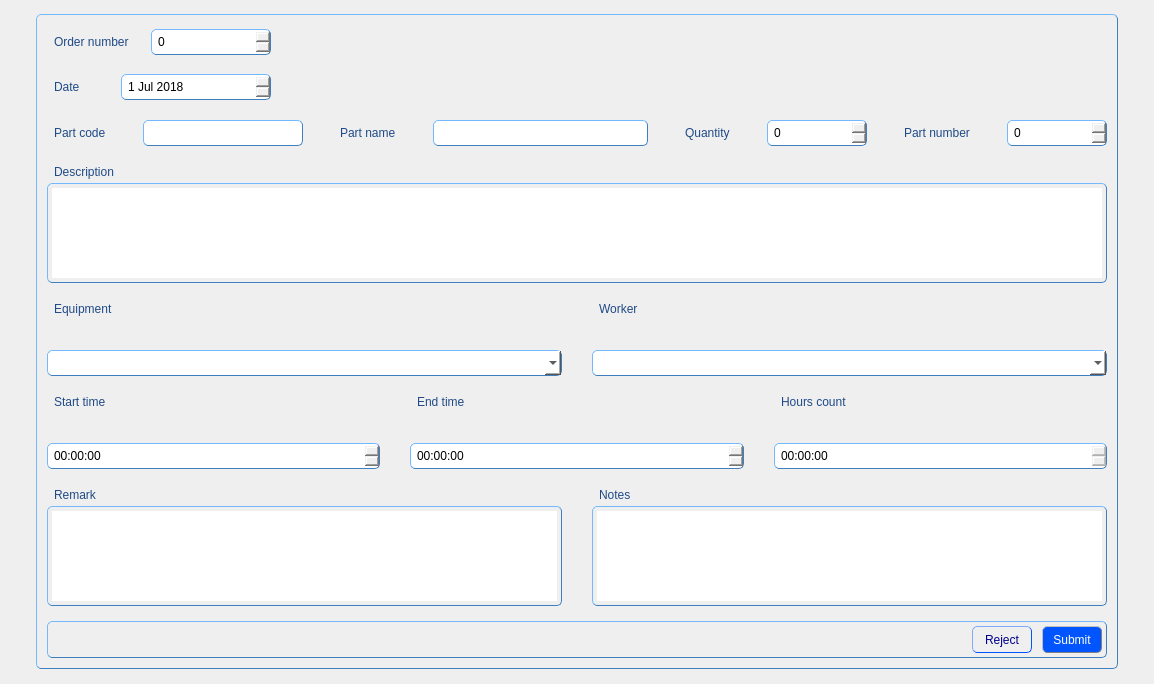
<?xml version="1.0" encoding="UTF-8"?>
<ui version="4.0">
 <class>EditorForm</class>
 <widget class="QWidget" name="EditorForm">
  <property name="geometry">
   <rect>
    <x>0</x>
    <y>0</y>
    <width>1154</width>
    <height>684</height>
   </rect>
  </property>
  <property name="windowTitle">
   <string>Form</string>
  </property>
  <property name="styleSheet">
   <string notr="true">QGroupBox {
               color: black;
               padding: 4px;
               border: 1px solid rgb(63, 127, 191); 
               border-radius: 5px;
               border-style: outset;
              }
QWidget {
               color: rgb(32, 74, 135);
	           font: 11pt &quot;MS Shell Dlg 2&quot;;
              }
QScrollBar {
			   background-color: rgb(240, 240, 240);
              }
QLabel {
               color: rgb(32, 74, 135);
               padding: 4px;
               border-radius: 5px;
               border-style: outset;
	           font: 11pt &quot;MS Shell Dlg 2&quot;;
              }
QLineEdit {
               color: black;
               padding: 4px;
               border: 1px solid rgb(63, 127, 191); 
               border-radius: 5px;
               border-style: outset;
	           font: 10pt &quot;MS Shell Dlg 2&quot;;
              }
QComboBox {
			   color: black;
               padding: 4px;
               border: 1px solid rgb(63, 127, 191); 
               border-radius: 5px;
               border-style: outset;
               font: 9pt &quot;MS Shell Dlg 2&quot;;
			   background-color: rgb(255, 255, 255);
              }
QPlainTextEdit {
               color: black;
               padding: 4px;
               border: 1px solid rgb(63, 127, 191); 
               border-radius: 5px;
               border-style: outset;
	           font: 10pt &quot;MS Shell Dlg 2&quot;;
              }
QSpinBox {
               color: black;
               padding: 4px;
               border: 1px solid rgb(63, 127, 191); 
               border-radius: 5px;
               border-style: outset;
	           font: 10pt &quot;MS Shell Dlg 2&quot;;
              }

QToolButton:hover {
               color: white;
               border: 1px solid grey;
               background-color: rgb(114, 159, 207);
               }

QToolButton:pressed {
               color: rgb(0, 0, 197)
               background: shadow;
               border-style: inset;
               }</string>
  </property>
  <layout class="QGridLayout" name="gridLayout">
   <property name="leftMargin">
    <number>3</number>
   </property>
   <property name="topMargin">
    <number>3</number>
   </property>
   <property name="rightMargin">
    <number>3</number>
   </property>
   <property name="bottomMargin">
    <number>3</number>
   </property>
   <property name="horizontalSpacing">
    <number>0</number>
   </property>
   <property name="verticalSpacing">
    <number>10</number>
   </property>
   <item row="1" column="1">
    <widget class="QGroupBox" name="groupBox_2">
     <property name="sizePolicy">
      <sizepolicy hsizetype="MinimumExpanding" vsizetype="MinimumExpanding">
       <horstretch>0</horstretch>
       <verstretch>0</verstretch>
      </sizepolicy>
     </property>
     <property name="title">
      <string/>
     </property>
     <layout class="QGridLayout" name="gridLayout_2">
      <property name="leftMargin">
       <number>6</number>
      </property>
      <property name="topMargin">
       <number>6</number>
      </property>
      <property name="rightMargin">
       <number>6</number>
      </property>
      <property name="bottomMargin">
       <number>6</number>
      </property>
      <property name="horizontalSpacing">
       <number>30</number>
      </property>
      <property name="verticalSpacing">
       <number>15</number>
      </property>
      <item row="2" column="0" colspan="2">
       <layout class="QVBoxLayout" name="verticalLayout_8">
        <item>
         <widget class="QLabel" name="label_14">
          <property name="sizePolicy">
           <sizepolicy hsizetype="Preferred" vsizetype="Fixed">
            <horstretch>0</horstretch>
            <verstretch>0</verstretch>
           </sizepolicy>
          </property>
          <property name="text">
           <string>Description</string>
          </property>
         </widget>
        </item>
        <item>
         <widget class="QPlainTextEdit" name="descriptionEdit">
          <property name="maximumSize">
           <size>
            <width>16777215</width>
            <height>100</height>
           </size>
          </property>
         </widget>
        </item>
       </layout>
      </item>
      <item row="5" column="0">
       <layout class="QVBoxLayout" name="verticalLayout_2">
        <item>
         <widget class="QLabel" name="label_12">
          <property name="sizePolicy">
           <sizepolicy hsizetype="Preferred" vsizetype="Fixed">
            <horstretch>0</horstretch>
            <verstretch>0</verstretch>
           </sizepolicy>
          </property>
          <property name="text">
           <string>Remark</string>
          </property>
         </widget>
        </item>
        <item>
         <widget class="QPlainTextEdit" name="remarkEdit">
          <property name="sizePolicy">
           <sizepolicy hsizetype="Expanding" vsizetype="Maximum">
            <horstretch>0</horstretch>
            <verstretch>0</verstretch>
           </sizepolicy>
          </property>
          <property name="maximumSize">
           <size>
            <width>16777215</width>
            <height>100</height>
           </size>
          </property>
         </widget>
        </item>
       </layout>
      </item>
      <item row="3" column="0" colspan="2">
       <layout class="QHBoxLayout" name="horizontalLayout_11">
        <property name="spacing">
         <number>30</number>
        </property>
        <item>
         <layout class="QVBoxLayout" name="verticalLayout_7">
          <item>
           <widget class="QLabel" name="label_3">
            <property name="sizePolicy">
             <sizepolicy hsizetype="Preferred" vsizetype="Fixed">
              <horstretch>0</horstretch>
              <verstretch>0</verstretch>
             </sizepolicy>
            </property>
            <property name="text">
             <string>Equipment</string>
            </property>
           </widget>
          </item>
          <item>
           <widget class="QComboBox" name="equipmentBox"/>
          </item>
         </layout>
        </item>
        <item>
         <layout class="QVBoxLayout" name="verticalLayout_6">
          <item>
           <widget class="QLabel" name="label_4">
            <property name="sizePolicy">
             <sizepolicy hsizetype="Preferred" vsizetype="Fixed">
              <horstretch>0</horstretch>
              <verstretch>0</verstretch>
             </sizepolicy>
            </property>
            <property name="text">
             <string>Worker</string>
            </property>
           </widget>
          </item>
          <item>
           <widget class="QComboBox" name="workerBox"/>
          </item>
         </layout>
        </item>
       </layout>
      </item>
      <item row="1" column="0" colspan="2">
       <layout class="QHBoxLayout" name="horizontalLayout_6">
        <property name="spacing">
         <number>30</number>
        </property>
        <item>
         <layout class="QHBoxLayout" name="horizontalLayout_2">
          <item>
           <widget class="QLabel" name="label_5">
            <property name="sizePolicy">
             <sizepolicy hsizetype="Preferred" vsizetype="Fixed">
              <horstretch>0</horstretch>
              <verstretch>0</verstretch>
             </sizepolicy>
            </property>
            <property name="text">
             <string>Part code</string>
            </property>
           </widget>
          </item>
          <item>
           <widget class="QLineEdit" name="partCodeLine">
            <property name="minimumSize">
             <size>
              <width>160</width>
              <height>0</height>
             </size>
            </property>
           </widget>
          </item>
         </layout>
        </item>
        <item>
         <layout class="QHBoxLayout" name="horizontalLayout_3">
          <item>
           <widget class="QLabel" name="label_6">
            <property name="sizePolicy">
             <sizepolicy hsizetype="Preferred" vsizetype="Fixed">
              <horstretch>0</horstretch>
              <verstretch>0</verstretch>
             </sizepolicy>
            </property>
            <property name="text">
             <string>Part name</string>
            </property>
           </widget>
          </item>
          <item>
           <widget class="QLineEdit" name="partNameLine">
            <property name="minimumSize">
             <size>
              <width>215</width>
              <height>0</height>
             </size>
            </property>
           </widget>
          </item>
         </layout>
        </item>
        <item>
         <layout class="QHBoxLayout" name="horizontalLayout_4">
          <item>
           <widget class="QLabel" name="label_7">
            <property name="sizePolicy">
             <sizepolicy hsizetype="Preferred" vsizetype="Fixed">
              <horstretch>0</horstretch>
              <verstretch>0</verstretch>
             </sizepolicy>
            </property>
            <property name="text">
             <string>Quantity</string>
            </property>
           </widget>
          </item>
          <item>
           <widget class="QSpinBox" name="quantitySpin">
            <property name="minimumSize">
             <size>
              <width>100</width>
              <height>0</height>
             </size>
            </property>
            <property name="maximum">
             <number>999</number>
            </property>
           </widget>
          </item>
         </layout>
        </item>
        <item>
         <layout class="QHBoxLayout" name="horizontalLayout_5">
          <item>
           <widget class="QLabel" name="label_8">
            <property name="sizePolicy">
             <sizepolicy hsizetype="Preferred" vsizetype="Fixed">
              <horstretch>0</horstretch>
              <verstretch>0</verstretch>
             </sizepolicy>
            </property>
            <property name="text">
             <string>Part number</string>
            </property>
           </widget>
          </item>
          <item>
           <widget class="QSpinBox" name="partNumberSpin">
            <property name="minimumSize">
             <size>
              <width>100</width>
              <height>0</height>
             </size>
            </property>
            <property name="maximum">
             <number>999</number>
            </property>
           </widget>
          </item>
         </layout>
        </item>
       </layout>
      </item>
      <item row="0" column="0" colspan="2">
       <layout class="QHBoxLayout" name="horizontalLayout_9">
        <property name="spacing">
         <number>0</number>
        </property>
        <item>
         <layout class="QVBoxLayout" name="verticalLayout_9">
          <property name="spacing">
           <number>15</number>
          </property>
          <item>
           <layout class="QHBoxLayout" name="horizontalLayout_8">
            <item>
             <widget class="QLabel" name="label">
              <property name="sizePolicy">
               <sizepolicy hsizetype="Preferred" vsizetype="Fixed">
                <horstretch>0</horstretch>
                <verstretch>0</verstretch>
               </sizepolicy>
              </property>
              <property name="text">
               <string>Order number</string>
              </property>
             </widget>
            </item>
            <item>
             <widget class="QSpinBox" name="orderNumberSpin">
              <property name="sizePolicy">
               <sizepolicy hsizetype="Minimum" vsizetype="Fixed">
                <horstretch>0</horstretch>
                <verstretch>0</verstretch>
               </sizepolicy>
              </property>
              <property name="minimumSize">
               <size>
                <width>120</width>
                <height>0</height>
               </size>
              </property>
              <property name="maximum">
               <number>99999999</number>
              </property>
             </widget>
            </item>
           </layout>
          </item>
          <item>
           <layout class="QHBoxLayout" name="horizontalLayout_7">
            <item>
             <widget class="QLabel" name="label_2">
              <property name="sizePolicy">
               <sizepolicy hsizetype="Preferred" vsizetype="Fixed">
                <horstretch>0</horstretch>
                <verstretch>0</verstretch>
               </sizepolicy>
              </property>
              <property name="text">
               <string>Date</string>
              </property>
             </widget>
            </item>
            <item>
             <widget class="QDateEdit" name="dateEdit">
              <property name="minimumSize">
               <size>
                <width>150</width>
                <height>0</height>
               </size>
              </property>
              <property name="styleSheet">
               <string notr="true">QDateEdit {
               color: black;
               padding: 4px;
               border: 1px solid rgb(63, 127, 191); 
               border-radius: 5px;
               border-style: outset;
	           font: 10pt &quot;MS Shell Dlg 2&quot;;
              }</string>
              </property>
              <property name="dateTime">
               <datetime>
                <hour>0</hour>
                <minute>0</minute>
                <second>0</second>
                <year>2018</year>
                <month>7</month>
                <day>1</day>
               </datetime>
              </property>
             </widget>
            </item>
           </layout>
          </item>
         </layout>
        </item>
        <item>
         <spacer name="horizontalSpacer_3">
          <property name="orientation">
           <enum>Qt::Horizontal</enum>
          </property>
          <property name="sizeHint" stdset="0">
           <size>
            <width>40</width>
            <height>20</height>
           </size>
          </property>
         </spacer>
        </item>
        <item>
         <widget class="QLabel" name="label_15">
          <property name="sizePolicy">
           <sizepolicy hsizetype="Fixed" vsizetype="Fixed">
            <horstretch>0</horstretch>
            <verstretch>0</verstretch>
           </sizepolicy>
          </property>
          <property name="minimumSize">
           <size>
            <width>600</width>
            <height>80</height>
           </size>
          </property>
          <property name="text">
           <string/>
          </property>
         </widget>
        </item>
       </layout>
      </item>
      <item row="4" column="0" colspan="2">
       <layout class="QHBoxLayout" name="horizontalLayout_10">
        <property name="spacing">
         <number>30</number>
        </property>
        <property name="topMargin">
         <number>0</number>
        </property>
        <item>
         <layout class="QVBoxLayout" name="verticalLayout_3">
          <item>
           <widget class="QLabel" name="label_9">
            <property name="sizePolicy">
             <sizepolicy hsizetype="Preferred" vsizetype="Fixed">
              <horstretch>0</horstretch>
              <verstretch>0</verstretch>
             </sizepolicy>
            </property>
            <property name="text">
             <string>Start time</string>
            </property>
           </widget>
          </item>
          <item>
           <widget class="QTimeEdit" name="startTimeEdit">
            <property name="styleSheet">
             <string notr="true">QTimeEdit {
               color: black;
               padding: 4px;
               border: 1px solid rgb(63, 127, 191); 
               border-radius: 5px;
               border-style: outset;
	           font: 10pt &quot;MS Shell Dlg 2&quot;;
              }</string>
            </property>
            <property name="dateTime">
             <datetime>
              <hour>0</hour>
              <minute>0</minute>
              <second>0</second>
              <year>2000</year>
              <month>1</month>
              <day>1</day>
             </datetime>
            </property>
           </widget>
          </item>
         </layout>
        </item>
        <item>
         <layout class="QVBoxLayout" name="verticalLayout_4">
          <item>
           <widget class="QLabel" name="label_10">
            <property name="sizePolicy">
             <sizepolicy hsizetype="Preferred" vsizetype="Fixed">
              <horstretch>0</horstretch>
              <verstretch>0</verstretch>
             </sizepolicy>
            </property>
            <property name="text">
             <string>End time</string>
            </property>
           </widget>
          </item>
          <item>
           <widget class="QTimeEdit" name="endTimeEdit">
            <property name="styleSheet">
             <string notr="true">QTimeEdit {
               color: black;
               padding: 4px;
               border: 1px solid rgb(63, 127, 191); 
               border-radius: 5px;
               border-style: outset;
	           font: 10pt &quot;MS Shell Dlg 2&quot;;
              }</string>
            </property>
            <property name="dateTime">
             <datetime>
              <hour>0</hour>
              <minute>0</minute>
              <second>0</second>
              <year>2000</year>
              <month>1</month>
              <day>1</day>
             </datetime>
            </property>
           </widget>
          </item>
         </layout>
        </item>
        <item>
         <layout class="QVBoxLayout" name="verticalLayout_5">
          <item>
           <widget class="QLabel" name="label_11">
            <property name="sizePolicy">
             <sizepolicy hsizetype="Preferred" vsizetype="Fixed">
              <horstretch>0</horstretch>
              <verstretch>0</verstretch>
             </sizepolicy>
            </property>
            <property name="text">
             <string>Hours count</string>
            </property>
           </widget>
          </item>
          <item>
           <widget class="QTimeEdit" name="hCountTimeEdit">
            <property name="enabled">
             <bool>false</bool>
            </property>
            <property name="styleSheet">
             <string notr="true">QTimeEdit {
               color: black;
               padding: 4px;
               border: 1px solid rgb(63, 127, 191); 
               border-radius: 5px;
               border-style: outset;
	           font: 10pt &quot;MS Shell Dlg 2&quot;;
              }</string>
            </property>
           </widget>
          </item>
         </layout>
        </item>
       </layout>
      </item>
      <item row="5" column="1">
       <layout class="QVBoxLayout" name="verticalLayout">
        <item>
         <widget class="QLabel" name="label_13">
          <property name="sizePolicy">
           <sizepolicy hsizetype="Preferred" vsizetype="Fixed">
            <horstretch>0</horstretch>
            <verstretch>0</verstretch>
           </sizepolicy>
          </property>
          <property name="text">
           <string>Notes</string>
          </property>
         </widget>
        </item>
        <item>
         <widget class="QPlainTextEdit" name="notesEdit">
          <property name="sizePolicy">
           <sizepolicy hsizetype="Expanding" vsizetype="Maximum">
            <horstretch>0</horstretch>
            <verstretch>0</verstretch>
           </sizepolicy>
          </property>
          <property name="maximumSize">
           <size>
            <width>16777215</width>
            <height>100</height>
           </size>
          </property>
         </widget>
        </item>
       </layout>
      </item>
      <item row="6" column="0" colspan="2">
       <widget class="QGroupBox" name="groupBox">
        <property name="title">
         <string/>
        </property>
        <layout class="QGridLayout" name="gridLayout_3">
         <property name="leftMargin">
          <number>0</number>
         </property>
         <property name="topMargin">
          <number>0</number>
         </property>
         <property name="rightMargin">
          <number>0</number>
         </property>
         <property name="bottomMargin">
          <number>0</number>
         </property>
         <property name="spacing">
          <number>0</number>
         </property>
         <item row="0" column="0">
          <layout class="QHBoxLayout" name="horizontalLayout">
           <property name="spacing">
            <number>0</number>
           </property>
           <item>
            <spacer name="horizontalSpacer">
             <property name="orientation">
              <enum>Qt::Horizontal</enum>
             </property>
             <property name="sizeHint" stdset="0">
              <size>
               <width>40</width>
               <height>20</height>
              </size>
             </property>
            </spacer>
           </item>
           <item>
            <widget class="QToolButton" name="rejectButton">
             <property name="minimumSize">
              <size>
               <width>60</width>
               <height>0</height>
              </size>
             </property>
             <property name="styleSheet">
              <string notr="true">QToolButton {
                color: darkblue;
               padding: 4px;
               border: 1px solid rgb(0, 85, 255); 
               border-radius: 5px;
               border-style: outset;
               font: 10pt &quot;MS Shell Dlg 2&quot;;
              }

QToolButton:hover {
               color: white;
               border: 1px solid grey;
               background-color: rgb(0, 78, 235);
               }

QToolButton:pressed {
               color: rgb(0, 0, 197)
               background: shadow;
               border-style: inset;
               }</string>
             </property>
             <property name="text">
              <string>Reject</string>
             </property>
            </widget>
           </item>
           <item>
            <spacer name="horizontalSpacer_2">
             <property name="orientation">
              <enum>Qt::Horizontal</enum>
             </property>
             <property name="sizeType">
              <enum>QSizePolicy::Minimum</enum>
             </property>
             <property name="sizeHint" stdset="0">
              <size>
               <width>10</width>
               <height>20</height>
              </size>
             </property>
            </spacer>
           </item>
           <item>
            <widget class="QToolButton" name="submitButton">
             <property name="minimumSize">
              <size>
               <width>60</width>
               <height>0</height>
              </size>
             </property>
             <property name="styleSheet">
              <string notr="true">QToolButton {
               color: white;
               padding: 4px;
               border: 1px solid grey; 
               border-radius: 5px;
               border-style: outset;
               max-width: 120px;
               background-color: rgb(0, 85, 255);
               font: 10pt &quot;MS Shell Dlg 2&quot;;
              }

QToolButton:hover {
               color: darkblue;
               border: 1px solid grey;
               background-color: rgb(255, 255, 255);
               }

QToolButton:pressed {
               color: rgb(0, 0, 197)
               background: shadow;
               border-style: inset;
			    background-color: rgb(0, 78, 235);
               }</string>
             </property>
             <property name="text">
              <string>Submit</string>
             </property>
            </widget>
           </item>
          </layout>
         </item>
        </layout>
       </widget>
      </item>
     </layout>
    </widget>
   </item>
   <item row="1" column="2">
    <spacer name="horizontalSpacer_5">
     <property name="orientation">
      <enum>Qt::Horizontal</enum>
     </property>
     <property name="sizeHint" stdset="0">
      <size>
       <width>40</width>
       <height>20</height>
      </size>
     </property>
    </spacer>
   </item>
   <item row="0" column="1">
    <spacer name="verticalSpacer">
     <property name="orientation">
      <enum>Qt::Vertical</enum>
     </property>
     <property name="sizeHint" stdset="0">
      <size>
       <width>20</width>
       <height>40</height>
      </size>
     </property>
    </spacer>
   </item>
   <item row="1" column="0">
    <spacer name="horizontalSpacer_4">
     <property name="orientation">
      <enum>Qt::Horizontal</enum>
     </property>
     <property name="sizeHint" stdset="0">
      <size>
       <width>40</width>
       <height>20</height>
      </size>
     </property>
    </spacer>
   </item>
   <item row="2" column="1">
    <spacer name="verticalSpacer_2">
     <property name="orientation">
      <enum>Qt::Vertical</enum>
     </property>
     <property name="sizeHint" stdset="0">
      <size>
       <width>20</width>
       <height>40</height>
      </size>
     </property>
    </spacer>
   </item>
  </layout>
 </widget>
 <resources/>
 <connections/>
</ui>
